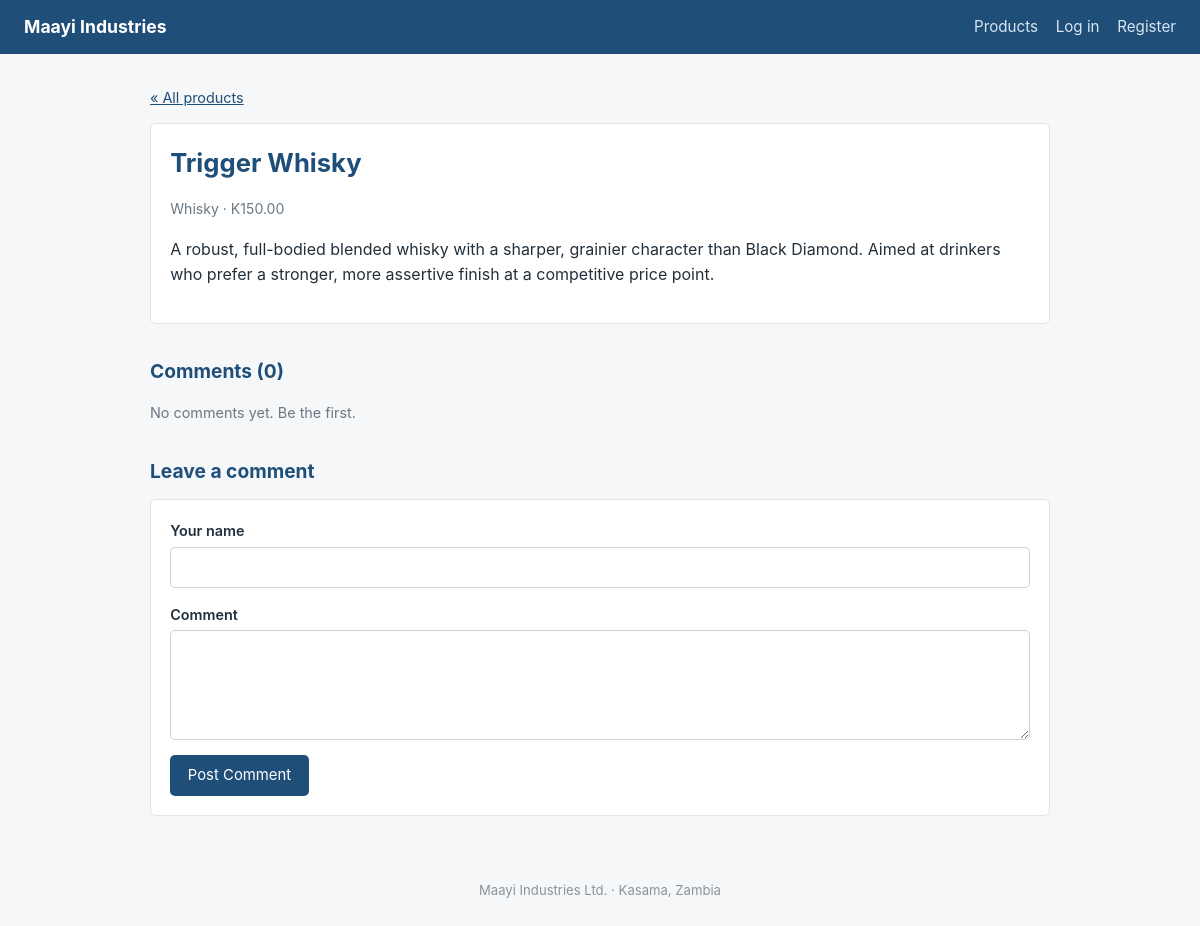
The page /page.php?id=7 on the database its author committed.
### tables this page shows
CREATE TABLE pages (
    page_id     INT AUTO_INCREMENT PRIMARY KEY,
    title       VARCHAR(150)  NOT NULL,
    category_id INT           NULL,
    body        TEXT          NOT NULL,
    price       DECIMAL(10,2) NOT NULL DEFAULT 0.00,
    created_at  DATETIME      NOT NULL DEFAULT CURRENT_TIMESTAMP,
    updated_at  DATETIME      NOT NULL DEFAULT CURRENT_TIMESTAMP
                              ON UPDATE CURRENT_TIMESTAMP,
    CONSTRAINT fk_pages_category
        FOREIGN KEY (category_id) REFERENCES categories(category_id)
        ON DELETE SET NULL
);

CREATE TABLE categories (
    category_id INT AUTO_INCREMENT PRIMARY KEY,
    name        VARCHAR(80) NOT NULL UNIQUE
);

### includes/functions.php (called while the page is built, shortened)
<?php
function url(string $path = ''): string {
    $root = rtrim(dirname($_SERVER['SCRIPT_NAME']), '/\\');
    $root = preg_replace('#/admin$#', '', $root);
    return $root . '/' . ltrim($path, '/');
}
function e(?string $text): string {
    return htmlspecialchars($text ?? '', ENT_QUOTES, 'UTF-8');
}

### page.php (the view, shortened to what this page needs)
<?php
require_once __DIR__ . '/includes/db.php';
require_once __DIR__ . '/includes/functions.php';
$id = clean_id($_GET['id'] ?? null);
$stmt = $pdo->prepare(
    'SELECT pages.*, categories.name AS category_name
       FROM pages
       LEFT JOIN categories ON pages.category_id = categories.category_id
      WHERE pages.page_id = ?'
);
$stmt->execute([$id]);
$page = $stmt->fetch();
$author = '';
$body   = '';
$stmt = $pdo->prepare('SELECT * FROM comments WHERE page_id = ? ORDER BY created_at DESC');
$stmt->execute([$id]);
$comments = $stmt->fetchAll();
require_once __DIR__ . '/includes/header.php';
?>
<p class="crumb"><a href="<?= url('index.php') ?>">&laquo; All products</a></p>
<article class="box">
    <h1><?= e($page['title']) ?></h1>
    <p class="meta">
        <?= $page['category_name'] ? e($page['category_name']) : 'Uncategorised' ?>
        &middot; K<?= number_format((float)$page['price'], 2) ?>
    </p>
    <p><?= nl2br(e($page['body'])) ?></p>
</article>
<h2>Comments (<?= count($comments) ?>)</h2>
<?php if (!$comments): ?>
    <p class="hint">No comments yet. Be the first.</p>
<?php endif; ?>
<h2>Leave a comment</h2>
<form method="post" class="box">
    <label>Your name
        <input type="text" name="author_name" value="<?= e($author) ?>" required>
    </label>
    <label>Comment
        <textarea name="body" rows="4" required><?= e($body) ?></textarea>
    </label>
    <button type="submit">Post Comment</button>
</form>
<?php require_once __DIR__ . '/includes/footer.php'; ?>

### style.css (style rules this page uses)
body { margin: 0; font-family: -apple-system, "Segoe UI", Roboto, Arial, sans-serif; line-height: 1.6; color: #22303c; background: #f5f7f9; }
h1 { color: #1f4e79; font-size: 1.6rem; margin: 0 0 0.5rem; }
h2 { color: #1f4e79; font-size: 1.2rem; margin: 2rem 0 0.75rem; }
.hint { color: #6b7884; font-size: 0.9rem; }
.meta { color: #6b7884; font-size: 0.88rem; }
.crumb { font-size: 0.9rem; }
.crumb a { color: #1f4e79; }
.box { background: #fff; border: 1px solid #dfe4e9; border-radius: 6px; padding: 1.2rem; margin-bottom: 1.5rem; }
.box label { display: block; margin-bottom: 0.9rem; font-weight: 600; font-size: 0.9rem; }
.box input, .box select, .box textarea { display: block; width: 100%; box-sizing: border-box; margin-top: 0.3rem; padding: 0.5rem 0.6rem; border: 1px solid #c9d2da; border-radius: 5px; font: inherit; font-weight: normal; color: #22303c; background: #fff; }
.box textarea { resize: vertical; }
button, .button { display: inline-block; background: #1f4e79; color: #fff; border: none; padding: 0.55rem 1.1rem; border-radius: 5px; font: inherit; font-size: 0.93rem; cursor: pointer; text-decoration: none; }

### rows shown on the page
pages: title "Trigger Whisky", category.name "Whisky", price "150.00", body "A robust, full-bodied blended whisky with a sharper, grainier character than Black Diamond. Aimed at drinkers who prefer a stronger, more assertive finish at a competitive price point."

### other values the page prints
count($comments) "0"
